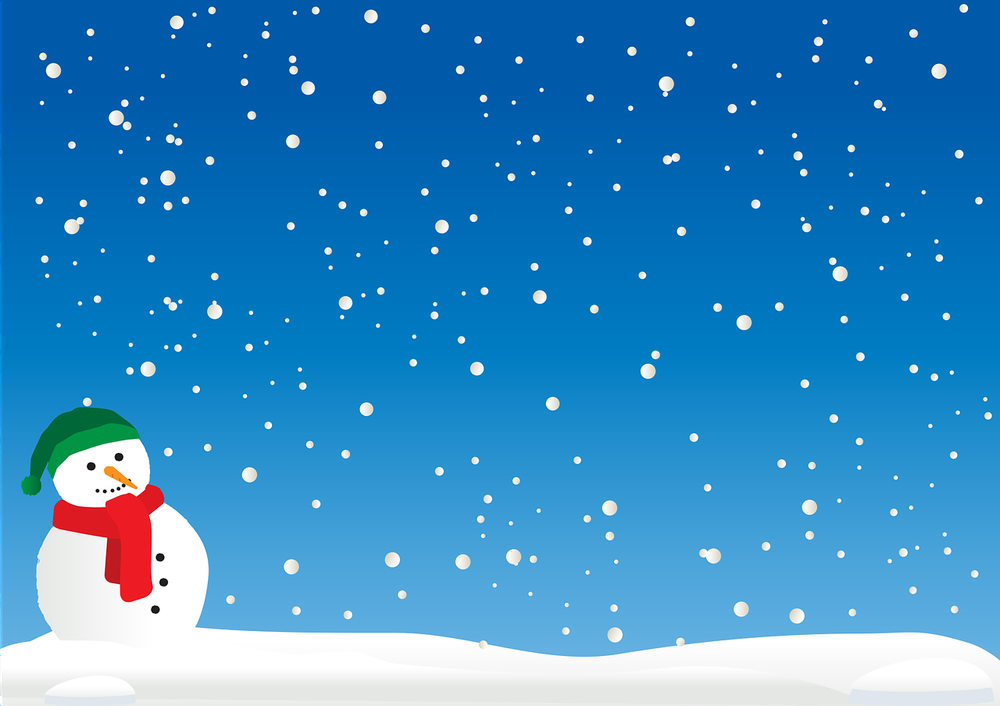
#> input picture OpenCV/snowman.png, 1000 x 706 px, shrunk from 1280 x 904 before the run
$ jupyter execute '17_이미지 검출(경계선).ipynb'
#> lines starting #> are read from the running program, lines starting #| are printed output that depends on the picture
# 17. 이미지 검출(경계선)

https://pixabay.com/ko/ 에서 사진 다운로드

## Canny Edge Detection

[cell 1]
import cv2
img = cv2.imread('snowman.png')
#> img is the input picture: shape (706, 1000, 3); mean B, G, R 196.6, 138.9, 54.3

canny = cv2.Canny(img, 150, 200) # 대상 이미지, minVal(하위임계값), maxVal(상위임계값)
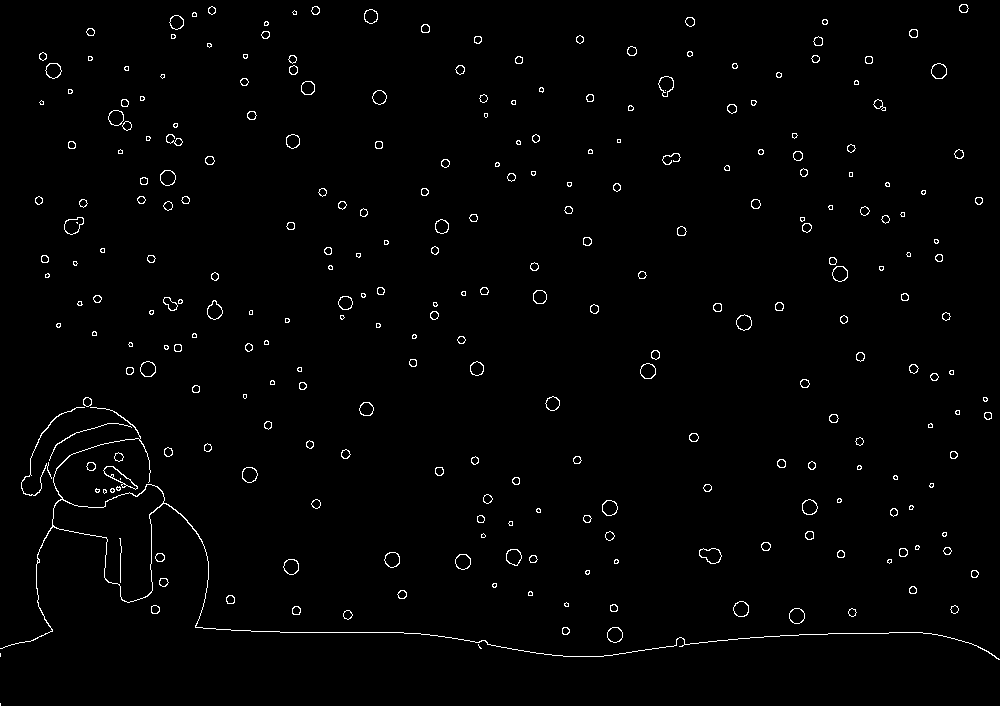
#> canny: shape (706, 1000); 1.4% white in thin lines or dots

cv2.imshow('img',img)
cv2.imshow('canny',canny)
cv2.waitKey(0)
cv2.destroyAllWindows()

[cell 2]
import cv2

def empty(pos):
    pass

img = cv2.imread('snowman.png')

name = 'Trackbar'
cv2.namedWindow(name)
cv2.createTrackbar('threshold1',name,0,255,empty) # minVal
cv2.createTrackbar('threshold2',name,0,255,empty) # minVal

while True:
    threshold1 = cv2.getTrackbarPos('threshold1',name)
    threshold2 = cv2.getTrackbarPos('threshold2',name)

    canny = cv2.Canny(img, threshold1, threshold2) # 대상 이미지, minVal(하위임계값), maxVal(상위임계값)
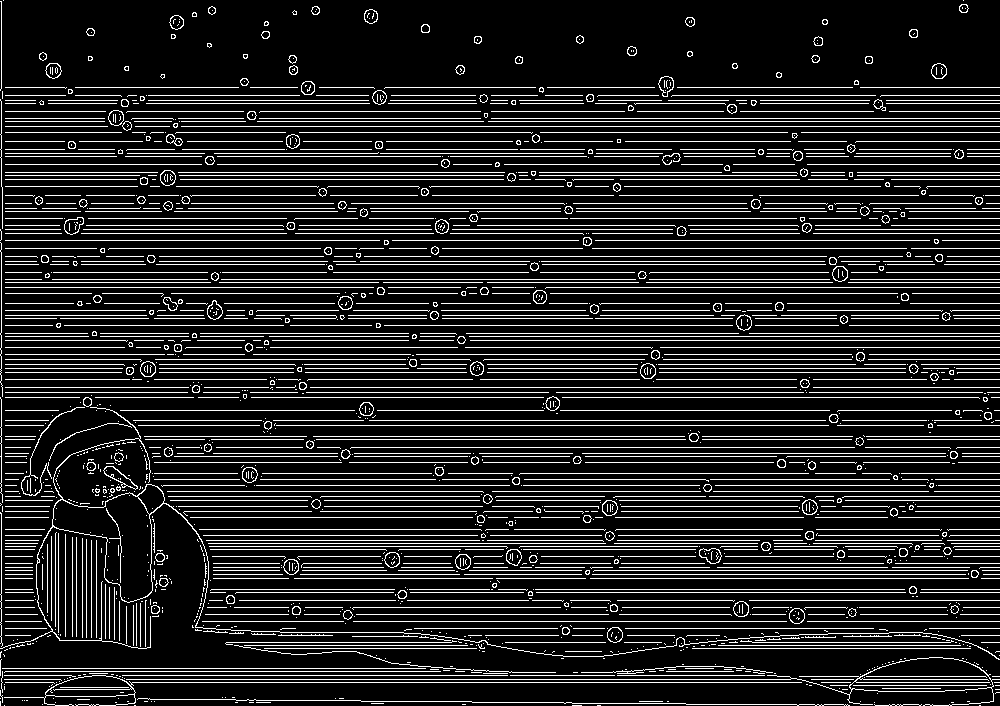
#> canny: shape (706, 1000); 14.2% white in thin lines or dots

    cv2.imshow('img',img)
    cv2.imshow(name,canny)

    if cv2.waitKey(1) == ord('q'):
#> (key q is pressed here)
        break

cv2.destroyAllWindows()
